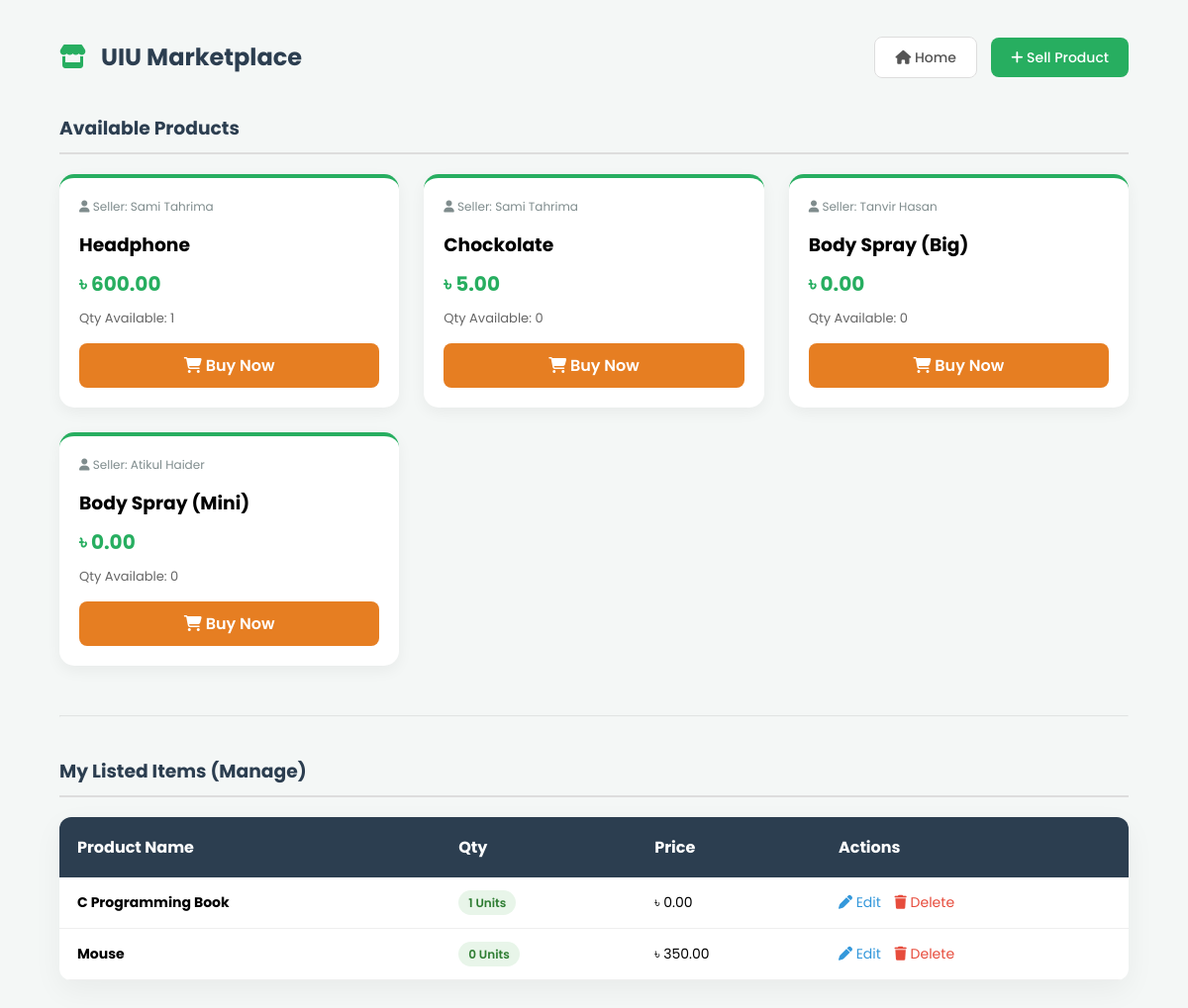
Screenshot of /sale.php (signed in) with the database file from the repository.
### tables this page shows
CREATE TABLE `products` (
  `id` int(11) NOT NULL,
  `name` varchar(100) NOT NULL,
  `qty` int(5) NOT NULL,
  `price` decimal(10,2) NOT NULL,
  `login_id` int(11) NOT NULL
);

### sale.php (the view, shortened to what this page needs)
<?php
include_once("connection.php");
$result = mysqli_query($mysqli, "SELECT * FROM products WHERE login_id=".$_SESSION['id']." ORDER BY id DESC");
$all_products = mysqli_query($mysqli, "SELECT products.*, login.name as seller_name FROM products JOIN login ON products.login_id = login.id WHERE products.login_id !=".$_SESSION['id']." ORDER BY products.id DESC");
?>
<!DOCTYPE html>
<html lang="en">
<head>
    <link rel="stylesheet" href="https://cdnjs.cloudflare.com/ajax/libs/font-awesome/6.4.0/css/all.min.css">
</head>
<body>
<div class="header-section">
    <h2><i class="fa-solid fa-store" style="color:#27ae60; margin-right:10px;"></i> UIU Marketplace</h2>
    <div>
        <a href="index.php" class="nav-btn btn-home"><i class="fa-solid fa-house"></i> Home</a>
        <a href="add.php" class="nav-btn btn-add"><i class="fa-solid fa-plus"></i> Sell Product</a>
    </div>
</div>
<h3 class="section-title">Available Products</h3>
<div class="market-grid">
    <?php while($item = mysqli_fetch_assoc($all_products)) { ?>
        <div class="product-card">
            <div class="seller-info"><i class="fa-solid fa-user"></i> Seller: <?php echo htmlspecialchars($item['seller_name']); ?></div>
            <h3><?php echo htmlspecialchars($item['name']); ?></h3>
            <div class="price-tag">৳ <?php echo number_format($item['price'], 2); ?></div>
            <p style="font-size: 13px; color: #666; margin-bottom: 15px;">Qty Available: <?php echo $item['qty']; ?></p>
            <a href="checkout.php?id=<?php echo $item['id']; ?>" class="btn-buy">
                <i class="fa-solid fa-cart-shopping"></i> Buy Now
            </a>
        </div>
    <?php } ?>
</div>
<hr style="margin-top: 50px; opacity: 0.2;">
<h3 class="section-title">My Listed Items (Manage)</h3>
<div class="table-container">
    <table>
        <thead>
            <tr>
                <th>Product Name</th>
                <th>Qty</th>
                <th>Price</th>
                <th>Actions</th>
            </tr>
        </thead>
        <tbody>
            <?php
            mysqli_data_seek($result, 0);
            if (mysqli_num_rows($result) > 0) {
                while($res = mysqli_fetch_array($result)) {
                    echo "<tr>";
                    echo "<td><strong>".$res['name']."</strong></td>";
                    echo "<td><span class='qty-badge'>".$res['qty']." Units</span></td>";
                    echo "<td>৳ ".number_format($res['price'], 2)."</td>";
                    echo "<td>
                            <a href=\"edit.php?id=$res[id]\" style='color:#3498db; margin-right:10px; text-decoration:none;'><i class='fa-solid fa-pen'></i> Edit</a>
                            <a href=\"delete.php?id=$res[id]\" style='color:#e74c3c; text-decoration:none;' onClick=\"return confirm('Delete?')\"><i class='fa-solid fa-trash'></i> Delete</a>
                          </td>";
                    echo "</tr>";
                }
            } else {
                echo "<tr><td colspan='4' style='text-align:center; padding:20px;'>No items listed by you.</td></tr>";
            }
            ?>
        </tbody>
    </table>
</div>
</body>
</html>

### sale.php (style rules this page uses)
* { margin: 0; padding: 0; box-sizing: border-box; font-family: 'Poppins', sans-serif; }
body { background-color: #f4f7f6; padding: 40px 5%; }
.header-section { display: flex; justify-content: space-between; align-items: center; margin-bottom: 30px; }
.header-section h2 { color: #2c3e50; font-size: 24px; }
.nav-btn { text-decoration: none; padding: 10px 20px; border-radius: 8px; font-weight: 500; font-size: 14px; transition: 0.3s; }
.btn-home { background: #fff; color: #555; border: 1px solid #ddd; margin-right: 10px; }
.btn-add { background: #27ae60; color: #fff; }
.market-grid { display: grid; grid-template-columns: repeat(auto-fill, minmax(280px, 1fr)); gap: 25px; margin-top: 20px; }
.product-card { background: #fff; padding: 20px; border-radius: 15px; box-shadow: 0 5px 15px rgba(0,0,0,0.05); border-top: 4px solid #27ae60; transition: 0.3s; }
.price-tag { font-size: 20px; color: #27ae60; font-weight: 700; margin: 10px 0; }
.seller-info { font-size: 12px; color: #7f8c8d; margin-bottom: 15px; }
.btn-buy { display: block; text-align: center; background: #e67e22; color: white; text-decoration: none; padding: 10px; border-radius: 8px; font-weight: 600; transition: 0.3s; }
.section-title { margin: 40px 0 20px; border-bottom: 2px solid #ddd; padding-bottom: 10px; color: #2c3e50; }
.table-container { background: #fff; border-radius: 12px; overflow: hidden; box-shadow: 0 10px 30px rgba(0,0,0,0.05); margin-top: 20px; }
table { width: 100%; border-collapse: collapse; }
thead { background: #2c3e50; color: #fff; }
th { padding: 18px; text-align: left; }
td { padding: 15px 18px; border-bottom: 1px solid #eee; font-size: 14px; }
.qty-badge { background: #e8f5e9; color: #2e7d32; padding: 4px 10px; border-radius: 20px; font-weight: 600; font-size: 12px; }

### rows the page displays
products: login.name "Sami Tahrima", name "Headphone", price "600.00", qty "1"
products: login.name "Sami Tahrima", name "Chockolate", price "5.00", qty "0"
products: login.name "Tanvir Hasan", name "Body Spray (Big)", price "0.00", qty "0"
products: login.name "Atikul Haider", name "Body Spray (Mini)", price "0.00", qty "0"
products: name "C Programming Book", qty "1", price "0.00"
products: name "Mouse", qty "0", price "350.00"
